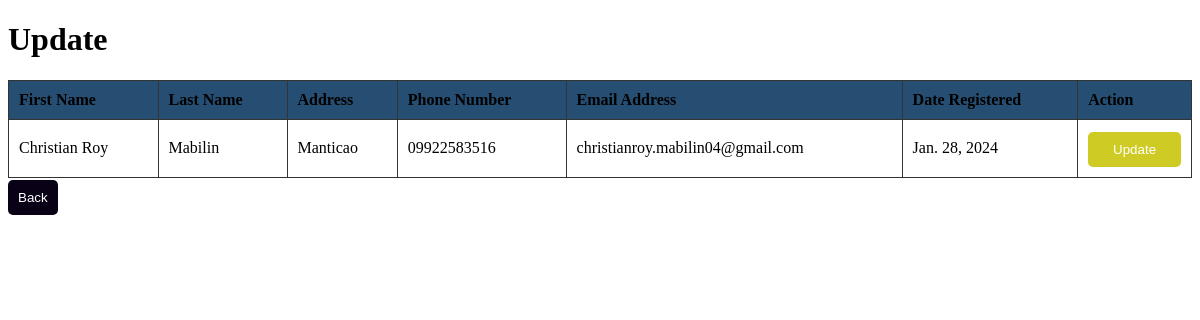
The app's page /update/, older data.
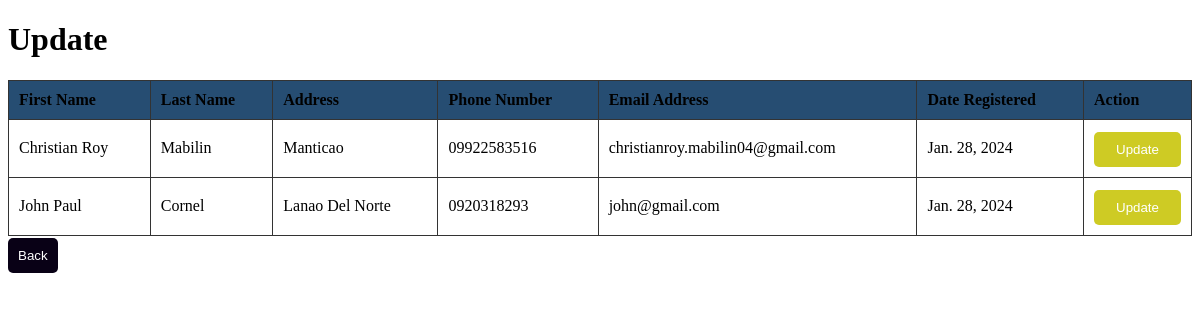
The same page, newer data.
### app/models.py (models this page shows, shortened)
class Students(models.Model):
    img = models.ImageField(upload_to ='images/', null=True)
    first_name = models.CharField(max_length=255, verbose_name="First Name")
    last_name = models.CharField(max_length=255, verbose_name="Last Name")
    address = models.CharField(max_length=255, verbose_name="Address")
    phone = models.CharField(max_length=255, verbose_name="Phone Number")
    email = models.EmailField(max_length=254, verbose_name="Email Address")
    date_registered = models.DateField(default=datetime.now())

### app/views.py (the view)
# urls.py: path("update/", views.update, name='Update'),
def update(request):
    students = Students.objects.all()
    context = {
        'students':students
    }
    return render(request, "update.html", context)

### templates/update.html (shortened to what this page needs)
{% load static %}
<!DOCTYPE html>
<html lang="en">
<head>
    <link rel="stylesheet" href="{% static 'assets/css/read.css' %}">
</head>
<body>
    <div>
        <h1>Update</h1>
        <table>
            <tr>
            <th>First Name</th>
            <th>Last Name</th>
            <th>Address</th>
            <th>Phone Number</th>
            <th>Email Address</th>
            <th>Date Registered</th>
            <th>Action</th>
            </tr>
            {% for student in students %}
            <tr>
            <td>{{ student.first_name }}</td>
            <td>{{ student.last_name }}</td>
            <td>{{ student.address }}</td>
            <td>{{ student.phone }}</td>
            <td>{{ student.email }}</td>
            <td>{{ student.date_registered }}</td>
            <td>
                <a href="{% url 'update_form' student.id %}">
                    <button class="update">Update</button>
                </a>
            </td>
            </tr>
            {% endfor %}
        </table>
        <a href="{% url 'index' %}">
            <button>Back</button>
         </a>
    </div>
</body>
</html>

Row changes from the older to the newer data that the page shows:
added Students: first_name "John Paul", last_name "Cornel", address "Lanao Del Norte", phone "0920318293", email "john@gmail.com", date_registered "Jan. 28, 2024"
